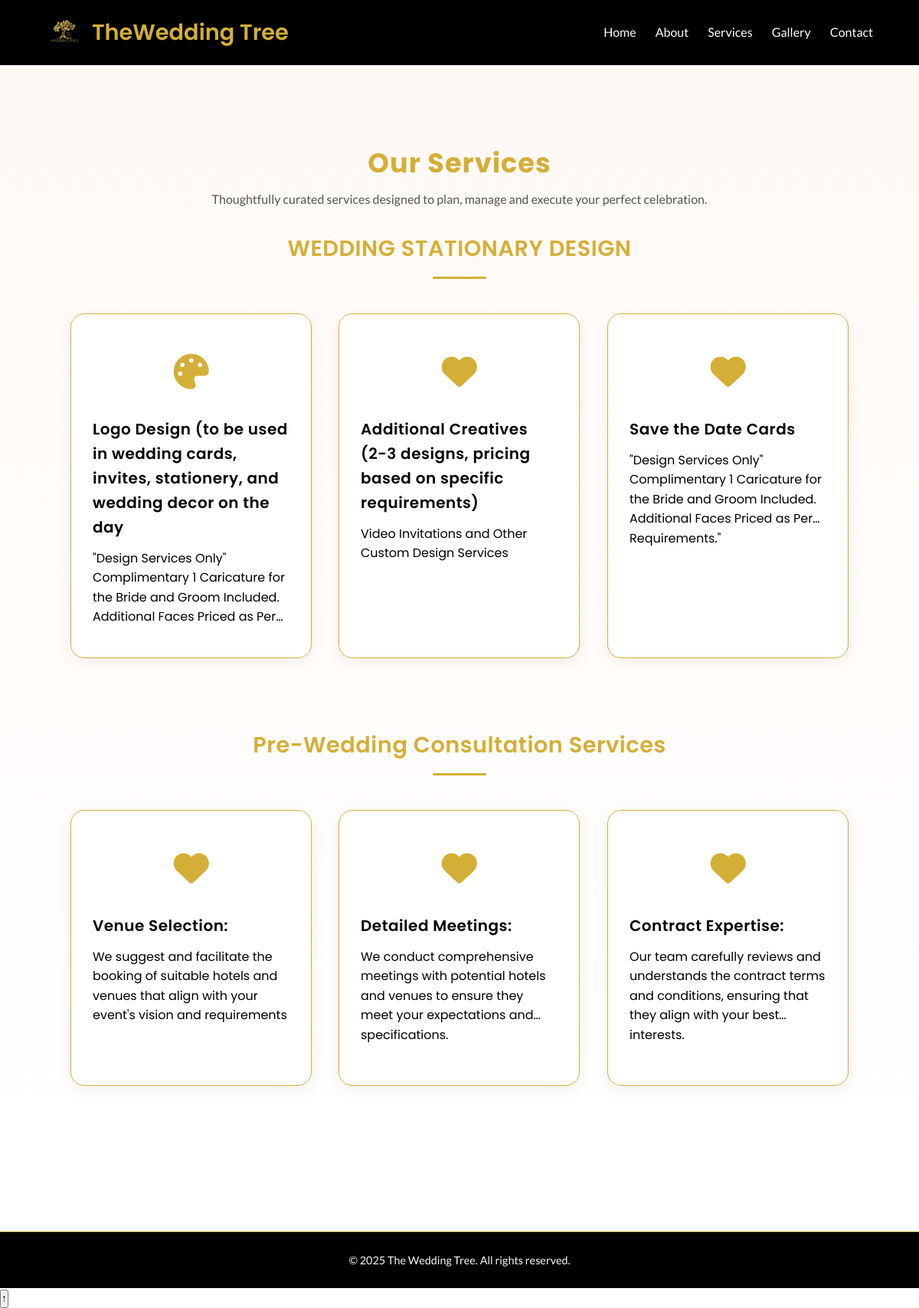
Page /services/ on the committed database.
### wedtree/models.py (models this page shows, shortened)
class Service(models.Model):
    section = models.CharField(
        max_length=120,
        help_text="Main service category, e.g. Wedding Stationery & Design"
    )
    title = models.CharField(max_length=120)
    description = models.TextField()
    icon = models.CharField(
        max_length=60,
        help_text="FontAwesome class, e.g. fa-solid fa-ring"
    )
    order = models.PositiveIntegerField(default=0)
    created_at = models.DateTimeField(auto_now_add=True)
    class Meta:
        ordering = ['order']
        verbose_name = "Service"
        verbose_name_plural = "Services"

### wedtree/views.py (the view)
# urls.py: path('services/', views.services, name='services'),
def services(request):
    services = Service.objects.all()
    grouped_services = defaultdict(list)
    for service in services:
        grouped_services[service.section].append(service)
    return render(request, 'wedtree/services.html', {
        'grouped_services': dict(grouped_services)
    })

### wedtree/templates/wedtree/services.html (shortened to what this page needs)
{% extends 'wedtree/base.html' %}
{% block content %}
<section class="services-section">
  <div class="container">
    <h1 class="section-title">Our Services</h1>
    <p class="section-subtitle">
      Thoughtfully curated services designed to plan, manage and execute your perfect celebration.
    </p>
    {% for section, services in grouped_services.items %}
    <div class="service-category">
      <h2 class="category-title" data-aos="fade-up">
        {{ section }}
      </h2>
      <div class="services-grid">
        {% for service in services %}
        <div class="service-card" data-aos="zoom-in">
          <div class="service-icon">
            <i class="{{ service.icon|default:'fa-solid fa-star' }}" aria-hidden="true"></i>
          </div>
          <h3 class="service-title">
            {{ service.title }}
          </h3>
          <p class="service-description clamped">
            {{ service.description }}
          </p>
        </div>
        {% endfor %}
      </div>
    </div>
    {% endfor %}
  </div>
</section>
{% endblock %}

### wedtree/static/wedtree/css/base.css (style rules this page uses)
* { margin: 0; padding: 0; box-sizing: border-box; font-family: 'Poppins', sans-serif; scroll-behavior: smooth; }
:root { --gold: #D4AF37; --black: #000000; --white: #fff9f5; --light-grey: #fff9f5; --champagne: #8C7B6B; --font-heading: 'Poppins', serif; --font-body: 'Lato', sans-serif; }
body { font-family: 'Poppins', sans-serif; background-color: var(--white); color: var(--black); line-height: 1.6; }
h1, h2, h3, h4, h5 { font-family: 'Poppins'; font-weight: 600; color: var(--gold); letter-spacing: 0.5px; }
p { font-family: 'Lato', sans-serif; color: var(--black); }

### wedtree/static/wedtree/css/home.css (style rules this page uses)
:root { --black:#000000; --gold:#D4AF37; --white:#ffffff; --light:#F5F5F5; --champagne:#8C7B6B; --font-heading: 'Poppins', sans-serif; --font-body: 'Poppins', sans-serif; }
*,*::before,*::after { box-sizing:border-box }
body { font-family:var(--font-body), system-ui, -apple-system, "Segoe UI", Roboto, "Helvetica Neue", Arial; color:var(--black); background:var(--white); -webkit-font-smoothing:antialiased; }
.container { width:90%;max-width:1200px;margin:0 auto;padding:0 12px; }
[data-aos="zoom-in"] { transition: transform 0.4s ease, opacity 0.6s ease; }
* { box-sizing:border-box }
body { margin:0; font-family:var(--font-body); background:var(--white); color:var(--black); -webkit-font-smoothing:antialiased; -moz-osx-font-smoothing:grayscale; }
.section-title { text-align: center; color: #d4af37; font-size: 2.2rem; margin-bottom: 6px; font-weight: 700; }
.section-subtitle { text-align: center; color: #555; margin-bottom: 28px; max-width: 760px; margin-left: auto; margin-right: auto; }

### wedtree/static/wedtree/css/services.css (style rules this page uses)
.services-section { background: linear-gradient(180deg, var(--light-grey) 0%, var(--white) 100%); padding: 100px 0; text-align: center; position: relative; overflow: hidden; }
.section-title { font-family: var(--font-heading); font-size: 2.6rem; color: var(--gold); font-weight: 600; margin-bottom: 12px; letter-spacing: 1px; }
.section-subtitle { max-width: 680px; margin: 0 auto 90px; font-size: 1rem; color: var(--champagne); line-height: 1.7; }
.service-category { margin-bottom: 90px; }
.category-title { font-family: var(--font-heading); font-size: 1.8rem; color: var(--gold); margin-bottom: 45px; position: relative; }
.category-title::after { content: ""; display: block; width: 70px; height: 3px; background: var(--gold); margin: 14px auto 0; border-radius: 3px; }
.services-grid { display: grid; grid-template-columns: repeat(auto-fit, minmax(260px, 1fr)); gap: 35px; max-width: 1100px; margin: 0 auto; padding: 0 20px; }
.service-card { background: var(--white); border: 1px solid var(--gold); border-radius: 18px; padding: 40px 28px; box-shadow: 0 6px 18px rgba(0, 0, 0, 0.06); transition: transform 0.4s ease, box-shadow 0.4s ease, background 0.4s ease; position: relative; overflow: hidden; cursor: default; will-change: transform; display: flex; flex-direction: column; height: 100%; min-height: 360px; }
.service-icon { font-size: 46px; color: var(--gold); margin-bottom: 20px; transition: color 0.4s ease, transform 0.4s ease; }
.service-title { font-family: var(--font-heading); font-size: 1.25rem; font-weight: 600; color: var(--black); margin-bottom: 12px; transition: color 0.3s ease; text-align: left; }
.service-description { font-family: var(--font-body); font-size: 1rem; color: var(--black); line-height: 1.6; text-align: left; flex-grow: 1; overflow: hidden; transition: color 0.3s ease, max-height 0.4s ease; }
.service-card::before { content: ""; position: absolute; inset: 0; background: linear-gradient( 135deg, rgba(212, 175, 55, 0.18), transparent 70% ); opacity: 0; transition: opacity 0.4s ease; z-index: 0; pointer-events: none; }
.service-card::after { content: ""; position: absolute; top: 0; left: -75%; width: 50%; height: 100%; background: linear-gradient( 120deg, rgba(255, 255, 255, 0.15) 0%, rgba(255, 255, 255, 0.3) 50%, transparent 100% ); transform: skewX(-25deg); transition: 0.8s ease-in-out; z-index: 1; pointer-events: none; }
.service-description.clamped { display: -webkit-box; -webkit-box-orient: vertical; -webkit-line-clamp: 4; line-clamp: 4; overflow: hidden; }

### wedtree/static/wedtree/css/gallery.css (style rules this page uses)
:root { --gold: #D4AF37; --black: #000; --white: #fff; --light: #faf7f5; --muted: #6b6b6b; --champagne: #8C7B6B; }
.section-title { font-size: 2.4rem; color: var(--gold); margin-bottom: 8px; font-weight:700; text-align:center; }
.section-subtitle { color: var(--champagne); text-align:center; max-width: 760px; margin: 0 auto 28px; line-height:1.6; }

### rows in the picture
Service: section "WEDDING STATIONARY DESIGN", title "Logo Design (to be used in wedding cards, invites, stationery, and wedding decor on the day", description "\"Design Services Only\" Complimentary 1 Caricature for the Bride and Groom Included. Additional Faces Priced as…"
Service: title "Additional Creatives (2-3 designs, pricing based on specific requirements)", description "Video Invitations and Other Custom Design Services"
Service: title "Save the Date Cards", description "\"Design Services Only\" Complimentary 1 Caricature for the Bride and Groom Included. Additional Faces Priced as Per Requirements.\""
Service: section "Pre-Wedding Consultation Services", title "Venue Selection:", description "We suggest and facilitate the booking of suitable hotels and venues that align with your event's vision and requirements"
Service: title "Detailed Meetings:", description "We conduct comprehensive meetings with potential hotels and venues to ensure they meet your expectations and specifications."
Service: title "Contract Expertise:", description "Our team carefully reviews and understands the contract terms and conditions, ensuring that they align with your best interests."
